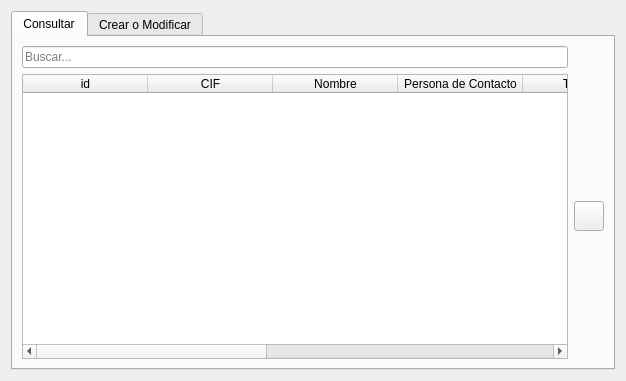
<?xml version="1.0" encoding="UTF-8"?>
<ui version="4.0">
 <class>Dialog</class>
 <widget class="QDialog" name="Dialog">
  <property name="geometry">
   <rect>
    <x>0</x>
    <y>0</y>
    <width>626</width>
    <height>381</height>
   </rect>
  </property>
  <property name="windowTitle">
   <string>Dialog</string>
  </property>
  <layout class="QGridLayout" name="gridLayout">
   <item row="0" column="2">
    <widget class="QTabWidget" name="tabWidget">
     <property name="minimumSize">
      <size>
       <width>600</width>
       <height>350</height>
      </size>
     </property>
     <property name="currentIndex">
      <number>0</number>
     </property>
     <widget class="QWidget" name="tab">
      <attribute name="title">
       <string>Consultar</string>
      </attribute>
      <layout class="QGridLayout" name="gridLayout_2">
       <item row="1" column="0" colspan="2">
        <widget class="QTableWidget" name="tableWidget">
         <property name="sizeAdjustPolicy">
          <enum>QAbstractScrollArea::AdjustToContentsOnFirstShow</enum>
         </property>
         <property name="editTriggers">
          <set>QAbstractItemView::NoEditTriggers</set>
         </property>
         <property name="selectionBehavior">
          <enum>QAbstractItemView::SelectRows</enum>
         </property>
         <property name="sortingEnabled">
          <bool>true</bool>
         </property>
         <attribute name="horizontalHeaderVisible">
          <bool>true</bool>
         </attribute>
         <attribute name="horizontalHeaderDefaultSectionSize">
          <number>125</number>
         </attribute>
         <attribute name="horizontalHeaderStretchLastSection">
          <bool>true</bool>
         </attribute>
         <attribute name="verticalHeaderShowSortIndicator" stdset="0">
          <bool>false</bool>
         </attribute>
         <column>
          <property name="text">
           <string>id</string>
          </property>
         </column>
         <column>
          <property name="text">
           <string>CIF</string>
          </property>
         </column>
         <column>
          <property name="text">
           <string>Nombre</string>
          </property>
         </column>
         <column>
          <property name="text">
           <string>Persona de Contacto</string>
          </property>
         </column>
         <column>
          <property name="text">
           <string>Telefono</string>
          </property>
         </column>
         <column>
          <property name="text">
           <string>Email</string>
          </property>
         </column>
         <column>
          <property name="text">
           <string>Direccion Fiscal</string>
          </property>
         </column>
         <column>
          <property name="text">
           <string>Direccion Envio</string>
          </property>
         </column>
         <column>
          <property name="text">
           <string>Fecha de Inicio</string>
          </property>
         </column>
        </widget>
       </item>
       <item row="1" column="2">
        <widget class="QPushButton" name="btn_delete">
         <property name="sizePolicy">
          <sizepolicy hsizetype="Fixed" vsizetype="Fixed">
           <horstretch>0</horstretch>
           <verstretch>0</verstretch>
          </sizepolicy>
         </property>
         <property name="minimumSize">
          <size>
           <width>30</width>
           <height>30</height>
          </size>
         </property>
         <property name="maximumSize">
          <size>
           <width>30</width>
           <height>30</height>
          </size>
         </property>
         <property name="text">
          <string/>
         </property>
         <property name="autoDefault">
          <bool>false</bool>
         </property>
        </widget>
       </item>
       <item row="0" column="0" colspan="2">
        <widget class="QLineEdit" name="ln_search">
         <property name="placeholderText">
          <string>Buscar...</string>
         </property>
        </widget>
       </item>
      </layout>
     </widget>
     <widget class="QWidget" name="tab_2">
      <attribute name="title">
       <string>Crear o Modificar</string>
      </attribute>
      <layout class="QGridLayout" name="gridLayout_3">
       <item row="0" column="1">
        <widget class="QPushButton" name="btn_save">
         <property name="minimumSize">
          <size>
           <width>30</width>
           <height>30</height>
          </size>
         </property>
         <property name="maximumSize">
          <size>
           <width>30</width>
           <height>30</height>
          </size>
         </property>
         <property name="text">
          <string/>
         </property>
         <property name="autoDefault">
          <bool>false</bool>
         </property>
        </widget>
       </item>
       <item row="0" column="0">
        <widget class="QGroupBox" name="groupBox">
         <property name="title">
          <string>Formulario de Registro</string>
         </property>
         <layout class="QGridLayout" name="gridLayout_4">
          <item row="1" column="0">
           <widget class="QLineEdit" name="ln_cif"/>
          </item>
          <item row="3" column="1">
           <widget class="QLineEdit" name="ln_image"/>
          </item>
          <item row="7" column="1">
           <widget class="QPlainTextEdit" name="ln_dir_envio">
            <property name="maximumSize">
             <size>
              <width>16777215</width>
              <height>60</height>
             </size>
            </property>
           </widget>
          </item>
          <item row="3" column="0">
           <widget class="QLineEdit" name="ln_contact"/>
          </item>
          <item row="2" column="0">
           <widget class="QLabel" name="label_3">
            <property name="text">
             <string>Persona de Contacto</string>
            </property>
           </widget>
          </item>
          <item row="7" column="0">
           <widget class="QPlainTextEdit" name="ln_dir_fiscal">
            <property name="maximumSize">
             <size>
              <width>16777215</width>
              <height>60</height>
             </size>
            </property>
           </widget>
          </item>
          <item row="5" column="1">
           <widget class="QLineEdit" name="ln_email"/>
          </item>
          <item row="0" column="0">
           <widget class="QLabel" name="label_5">
            <property name="text">
             <string>CIF</string>
            </property>
           </widget>
          </item>
          <item row="6" column="0">
           <widget class="QLabel" name="label_7">
            <property name="text">
             <string>Direccion Fiscal</string>
            </property>
           </widget>
          </item>
          <item row="5" column="0">
           <widget class="QLineEdit" name="ln_phone"/>
          </item>
          <item row="4" column="1">
           <widget class="QLabel" name="label_2">
            <property name="text">
             <string>Email</string>
            </property>
           </widget>
          </item>
          <item row="0" column="1">
           <widget class="QLabel" name="label_6">
            <property name="text">
             <string>Nombre de Distribuidor</string>
            </property>
           </widget>
          </item>
          <item row="6" column="1">
           <widget class="QLabel" name="label_8">
            <property name="text">
             <string>Direccion Envio</string>
            </property>
           </widget>
          </item>
          <item row="1" column="1">
           <widget class="QLineEdit" name="ln_name"/>
          </item>
          <item row="4" column="0">
           <widget class="QLabel" name="label">
            <property name="text">
             <string>Telefono</string>
            </property>
           </widget>
          </item>
          <item row="2" column="1">
           <widget class="QLabel" name="label_4">
            <property name="text">
             <string>Imagen del Distribuidor</string>
            </property>
           </widget>
          </item>
          <item row="8" column="1">
           <widget class="QDateEdit" name="date_start">
            <property name="buttonSymbols">
             <enum>QAbstractSpinBox::NoButtons</enum>
            </property>
            <property name="calendarPopup">
             <bool>true</bool>
            </property>
           </widget>
          </item>
          <item row="8" column="0">
           <widget class="QLabel" name="label_9">
            <property name="text">
             <string>Fecha de Inicio</string>
            </property>
           </widget>
          </item>
         </layout>
        </widget>
       </item>
      </layout>
     </widget>
    </widget>
   </item>
  </layout>
 </widget>
 <tabstops>
  <tabstop>tabWidget</tabstop>
  <tabstop>ln_search</tabstop>
  <tabstop>tableWidget</tabstop>
  <tabstop>btn_delete</tabstop>
  <tabstop>ln_cif</tabstop>
  <tabstop>ln_name</tabstop>
  <tabstop>ln_contact</tabstop>
  <tabstop>ln_image</tabstop>
  <tabstop>ln_phone</tabstop>
  <tabstop>btn_save</tabstop>
 </tabstops>
 <resources/>
 <connections/>
</ui>
